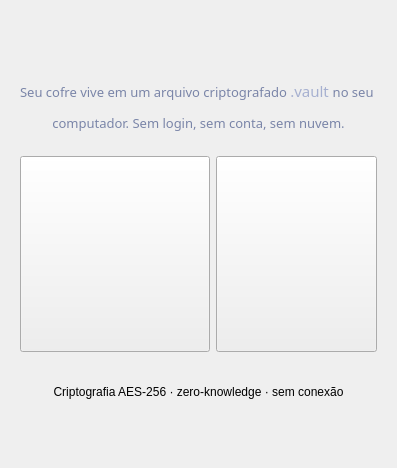
      <widget class="QWidget" name="pageWelcome">
       <layout class="QVBoxLayout" name="verticalLayout">
        <item>
         <widget class="QFrame" name="Welcome_frame_topo">
          <property name="frameShape">
           <enum>QFrame::Shape::NoFrame</enum>
          </property>
          <property name="frameShadow">
           <enum>QFrame::Shadow::Raised</enum>
          </property>
         </widget>
        </item>
        <item>
         <widget class="QFrame" name="Welcome_frame_hero">
          <property name="sizePolicy">
           <sizepolicy hsizetype="Preferred" vsizetype="Fixed">
            <horstretch>0</horstretch>
            <verstretch>0</verstretch>
           </sizepolicy>
          </property>
          <property name="font">
           <font>
            <pointsize>12</pointsize>
           </font>
          </property>
          <property name="frameShape">
           <enum>QFrame::Shape::NoFrame</enum>
          </property>
          <property name="frameShadow">
           <enum>QFrame::Shadow::Raised</enum>
          </property>
          <layout class="QVBoxLayout" name="verticalLayout_6">
           <item>
            <spacer name="verticalSpacer_2">
             <property name="orientation">
              <enum>Qt::Orientation::Vertical</enum>
             </property>
             <property name="sizeType">
              <enum>QSizePolicy::Policy::Minimum</enum>
             </property>
             <property name="sizeHint" stdset="0">
              <size>
               <width>10</width>
               <height>10</height>
              </size>
             </property>
            </spacer>
           </item>
           <item>
            <widget class="QLabel" name="Welcome_label_logo">
             <property name="text">
              <string/>
             </property>
             <property name="pixmap">
              <pixmap>:/images/logo_kep.png</pixmap>
             </property>
             <property name="scaledContents">
              <bool>false</bool>
             </property>
             <property name="alignment">
              <set>Qt::AlignmentFlag::AlignHCenter|Qt::AlignmentFlag::AlignTop</set>
             </property>
            </widget>
           </item>
           <item>
            <spacer name="verticalSpacer_3">
             <property name="orientation">
              <enum>Qt::Orientation::Vertical</enum>
             </property>
             <property name="sizeType">
              <enum>QSizePolicy::Policy::Expanding</enum>
             </property>
             <property name="sizeHint" stdset="0">
              <size>
               <width>10</width>
               <height>20</height>
              </size>
             </property>
            </spacer>
           </item>
           <item alignment="Qt::AlignmentFlag::AlignBottom">
            <widget class="QLabel" name="Welcome_label_descricao">
             <property name="font">
              <font>
               <family>ui-monospace</family>
               <pointsize>10</pointsize>
              </font>
             </property>
             <property name="styleSheet">
              <string notr="true">font-family: ui-monospace, &quot;SF Mono&quot;, Menlo, Monaco, monospace;
color: rgb(122, 133, 168);</string>
             </property>
             <property name="text">
              <string>&lt;html&gt;&lt;head/&gt;&lt;body&gt;&lt;p align=&quot;center&quot;&gt;Seu cofre vive em um arquivo criptografado &lt;span style=&quot; font-size:11pt; color:#a6b0d0;&quot;&gt;.vault &lt;/span&gt;no seu &lt;/p&gt;&lt;p align=&quot;center&quot;&gt;computador. Sem login, sem conta, sem nuvem.&lt;/p&gt;&lt;/body&gt;&lt;/html&gt;</string>
             </property>
             <property name="alignment">
              <set>Qt::AlignmentFlag::AlignCenter</set>
             </property>
            </widget>
           </item>
          </layout>
         </widget>
        </item>
        <item>
         <widget class="QFrame" name="Welcome_frame_botoes">
          <property name="frameShape">
           <enum>QFrame::Shape::NoFrame</enum>
          </property>
          <property name="frameShadow">
           <enum>QFrame::Shadow::Raised</enum>
          </property>
          <layout class="QHBoxLayout" name="horizontalLayout_3">
           <item>
            <layout class="QHBoxLayout" name="horizontalLayout_2">
             <item>
              <widget class="QPushButton" name="Welcome_btn_criar_cofre">
               <property name="sizePolicy">
                <sizepolicy hsizetype="Fixed" vsizetype="Fixed">
                 <horstretch>0</horstretch>
                 <verstretch>0</verstretch>
                </sizepolicy>
               </property>
               <property name="minimumSize">
                <size>
                 <width>190</width>
                 <height>196</height>
                </size>
               </property>
               <property name="maximumSize">
                <size>
                 <width>196</width>
                 <height>196</height>
                </size>
               </property>
               <property name="font">
                <font>
                 <pointsize>8</pointsize>
                </font>
               </property>
              </widget>
             </item>
             <item>
              <widget class="QPushButton" name="Welcome_btn_abrir_cofre">
               <property name="sizePolicy">
                <sizepolicy hsizetype="Preferred" vsizetype="Preferred">
                 <horstretch>0</horstretch>
                 <verstretch>0</verstretch>
                </sizepolicy>
               </property>
               <property name="maximumSize">
                <size>
                 <width>196</width>
                 <height>196</height>
                </size>
               </property>
               <property name="text">
                <string/>
               </property>
              </widget>
             </item>
            </layout>
           </item>
          </layout>
         </widget>
        </item>
        <item>
         <widget class="QFrame" name="Welcome_frame_rodape">
          <property name="frameShape">
           <enum>QFrame::Shape::NoFrame</enum>
          </property>
          <property name="frameShadow">
           <enum>QFrame::Shadow::Raised</enum>
          </property>
          <layout class="QVBoxLayout" name="verticalLayout_2">
           <item>
            <widget class="QFrame" name="Welcome_frame_selo_seguranca">
             <property name="frameShape">
              <enum>QFrame::Shape::NoFrame</enum>
             </property>
             <property name="frameShadow">
              <enum>QFrame::Shadow::Raised</enum>
             </property>
             <layout class="QHBoxLayout" name="horizontalLayout_4">
              <item alignment="Qt::AlignmentFlag::AlignTop">
               <widget class="QLabel" name="Welcome_label_selo_seguranca">
                <property name="text">
                 <string>Criptografia AES-256 · zero-knowledge · sem conexão</string>
                </property>
                <property name="alignment">
                 <set>Qt::AlignmentFlag::AlignCenter</set>
                </property>
               </widget>
              </item>
             </layout>
            </widget>
           </item>
           <item>
            <spacer name="verticalSpacer">
             <property name="orientation">
              <enum>Qt::Orientation::Vertical</enum>
             </property>
             <property name="sizeType">
              <enum>QSizePolicy::Policy::Preferred</enum>
             </property>
             <property name="sizeHint" stdset="0">
              <size>
               <width>20</width>
               <height>40</height>
              </size>
             </property>
            </spacer>
           </item>
          </layout>
         </widget>
        </item>
       </layout>
      </widget>
